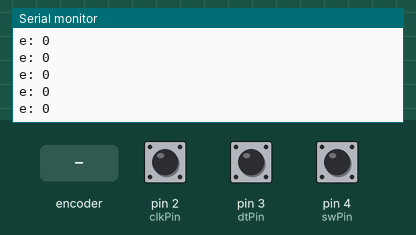
Bench run of a sketch on a simulated Arduino Uno, built with avr-gcc and run on an emulated ATmega328P. On the bench: the last lines printed to the serial monitor. The inputs (shaded band) are chosen by the test bench; at power-on: pin 2 (clkPin) HIGH, pin 3 (dtPin) HIGH, pin 4 (swPin) HIGH.

Above: at 1.2 s.
1.3 s: rotary encoder on pin 2 (clkPin) / pin 3 (dtPin) turned 1 step (first pin leading)
At 1.31 s:
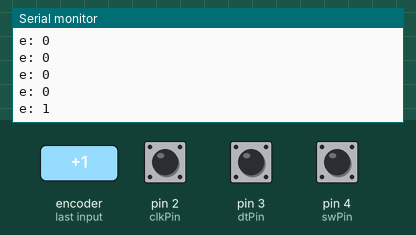
3.0 s: rotary encoder on pin 2 (clkPin) / pin 3 (dtPin) turned 1 step (first pin leading)
At 3.01 s:
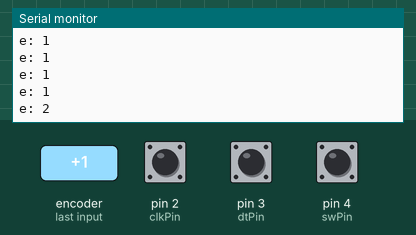
Timing chart, 0 to 6.0 s (numbered marks = the images above; inputs shaded):
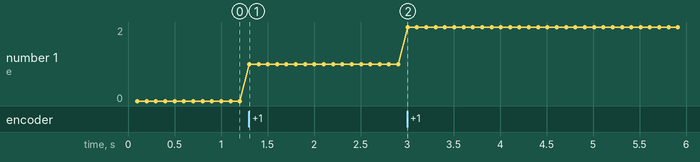

The sketch:

encoder.ino
```cpp
const int clkPin=2; //the clk attach to pin 2
const int dtPin=3; //the dt pin attach to pin 3
const int swPin=4;//the sw pin attach to pin 4 
const int trigPin = 9;
const int echoPin = 10;
int delayTime = 10;
int encoderVal=0;
double duration;
double distance;
String resA;
String resE;

void setup()
{
//set clkPin,dePin,swPin as INPUT
pinMode(clkPin, INPUT);
pinMode(dtPin, INPUT);
pinMode(swPin, INPUT);
pinMode(trigPin, OUTPUT);
pinMode(echoPin, INPUT);
digitalWrite(swPin, HIGH);
Serial.begin(74880); // initialize serial communications at 9600 bps
}
void loop()
{
  delay(100);
  int change = getEncoderTurn();//
  encoderVal = encoderVal + change;
  if(digitalRead(swPin) == LOW)//if button pull down
  {
    encoderVal = 0;
  }
  String ans = "e: " + String(encoderVal);
  Serial.println(ans);

}

int getEncoderTurn(void)
{
  static int oldA = HIGH; //set the oldA as HIGH
  static int oldB = HIGH; //set the oldB as HIGH
  int result = 0;
  int newA = digitalRead(clkPin);//read the value of clkPin to newA
  int newB = digitalRead(dtPin);//read the value of dtPin to newB
  if (newA != oldA || newB != oldB) //if the value of clkPin or the dtPin has changed
  {
    // something has changed
    if (oldA == HIGH && newA == LOW)
    {
      result = (oldB * 2 - 1);
    }
  }
  oldA = newA;
  oldB = newB;
  return result;
}
```

Measured:
- after the input at 1.3 s, the serial monitor: prints a new line at once (image 1)
- after the input at 3.0 s, the serial monitor: prints a new line at once (image 2)
- plotted number 1: 0 → 1 after the input at 1.3 s, 1 → 2 after the input at 3.0 s
